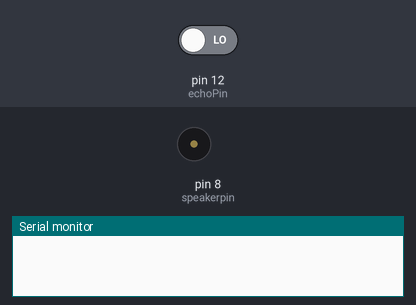
The sketch below on a simulated Arduino Uno, built with avr-gcc and run on an emulated ATmega328P. Parts: buzzer (waves = sounding), the last lines printed to the serial monitor. The inputs (shaded band) are chosen by the test bench; at power-on: pin 12 (echoPin) LOW.

Above: at 0.5 s.
At 4.5 s:
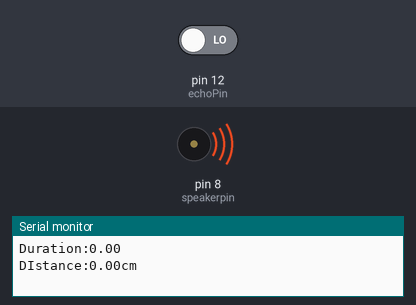
Timing chart, 0 to 6.9 s (numbered marks = the images above):
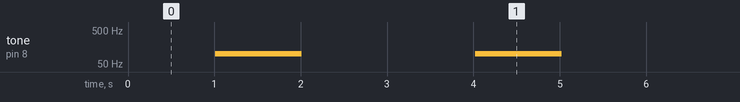

The sketch:

buzzer_hyper_sensor.ino
```cpp
int trigPin = 13;
int echoPin = 12;
int speakerpin = 8;


//시리얼 속도설정, trigPin을 출력, echoPin을 입력으로 설정
void setup(){
  Serial.begin(9600);
  pinMode(trigPin, OUTPUT);
  pinMode(echoPin, INPUT);
}

//초음파를 보낸다. 다 보내면 echo가 HIGH(신호받기) 상태로 대기
void loop(){
  float duration, distance;
  digitalWrite(trigPin, HIGH);
  delay(10);
  digitalWrite(trigPin, LOW);

  // echoPin 이 HIGH를 유지한 시간을 저장 한다.
  duration = pulseIn(echoPin, HIGH);
  // HIGH 였을 때 시간(초음파가 보냈다가 다시 들어온 시간)을 가지고 거리를 계산 한다.
  // 340은 초당 초음파(소리)의 속도, 10000은 밀리세컨드를 세컨드로, 왕복거리이므로 2로 나눠준다.
  distance = ((float)(340 * duration) / 10000) / 2;

  if (distance <=50.0)
  {
    tone(speakerpin,100,1000);  //500: 음의 높낮이(주파수), 1000: 음의 지속시간(1초)
    delay(1000);

  }

  //시리얼모니터에 Echo가 HIGH인 시간 및 거리를 표시해준다.
  Serial.print("Duration:");
  Serial.print(duration);
  Serial.print("\nDIstance:");
  Serial.print(distance);
  Serial.println("cm\n");
  delay(1000);
}
```

Measured:
- by itself, tone on pin 8 (speakerpin): alternates 100 Hz for 1.0 s and silent for 2.0 s
